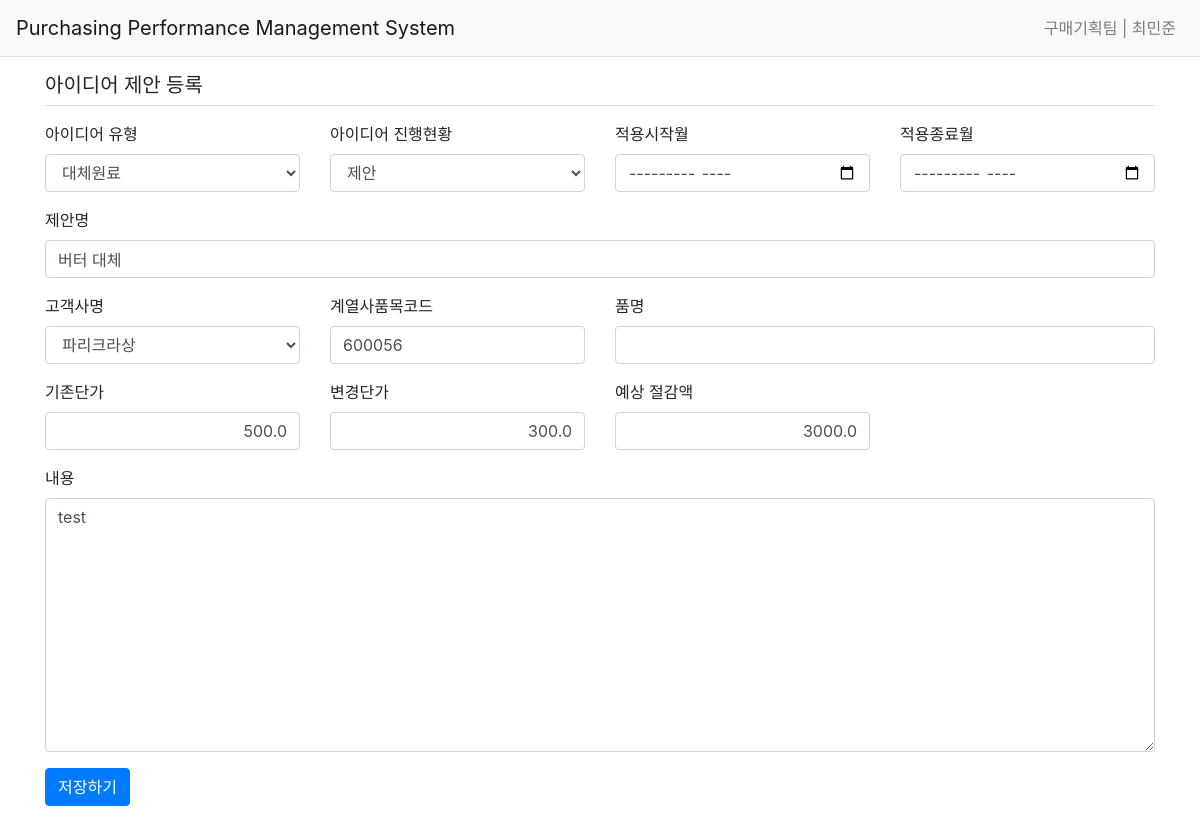
The app's page /idea/modify/4 (signed in) with its own data.
### pybo/models.py (models this page shows)
class User(db.Model):
    id = db.Column(db.Integer, primary_key=True)
    username = db.Column(db.String(150), unique=False, nullable=False)
    password = db.Column(db.String(200), nullable=False)
    email = db.Column(db.String(120), unique=True, nullable=False)
    userid = db.Column(db.String(150), unique=True, nullable=False)
    userteam = db.Column(db.String(30), nullable=False)

class Idea(db.Model):
    id = db.Column(db.Integer, primary_key=True)
    ideaNum = db.Column(db.String(30), unique=True, nullable=False) #new
    ideaType = db.Column(db.String(50), nullable=False) #new
    companyID = db.Column(db.String(10), nullable=False)
    companyName = db.Column(db.String(50), db.ForeignKey('company.companyName', ondelete='CASCADE'), nullable=False)
    company = db.relationship('Company')
    prodID = db.Column(db.String(30), nullable=False) #name change/ prod_ID to prodID
    prodName = db.Column(db.String(100), db.ForeignKey('product.prodName'))
    prod = db.relationship('Product')
    ideaTitle = db.Column(db.String(200), nullable=False) #name change / subject to ideaTitle
    ideaStatus = db.Column(db.String(30), nullable=True) # new
    effectBegin = db.Column(db.DateTime(), nullable=True) # new
    effectEnd = db.Column(db.DateTime(), nullable=True) # new
    priceBefore = db.Column(db.Float(), nullable=True) #new
    priceAfter = db.Column(db.Float(), nullable=True) #new
    estSavings = db.Column(db.Float(), nullable=True) #new
    content = db.Column(db.Text(), nullable=False)
    regDate = db.Column(db.DateTime(), nullable=False)
    userid = db.Column(db.String(150), nullable=False)
    userName = db.Column(db.Integer, db.ForeignKey('user.username', ondelete='CASCADE'), nullable=False)
    user = db.relationship('User', backref=db.backref('idea_set'))
    editDate = db.Column(db.DateTime(), nullable=True)
    voter = db.relationship('User', secondary=idea_voter, backref=db.backref('idea_voter_set'))

### pybo/views/idea_views.py (the view)
@bp.route('/modify/<int:idea_id>', methods=('GET', 'POST'))
@login_required
def modify(idea_id):
    idea = Idea.query.get_or_404(idea_id)
    if g.user != idea.user:
        flash('수정권한이 없습니다')
        return redirect(url_for('idea.detail', idea_id=idea_id))
    if request.method == 'POST':
        form = IdeaForm()
        if form.validate_on_submit():
            form.populate_obj(idea)
            idea.editDate = datetime.now()  # 수정일시 저장
            db.session.commit()
            return redirect(url_for('idea.detail', idea_id=idea_id))
    else:
        form = IdeaForm(obj=idea)
    return render_template('idea/idea_form.html', form=form)

### pybo/forms.py
class IdeaForm(FlaskForm):
    ideaType = StringField('고객사명', validators=[DataRequired('아이디어 유형을 선택하세요.')])
    ideaStatus = StringField('계열사품목코드', validators=[DataRequired('현재 아이디어 진행현황을 선택하세요.')])
    effectBegin = DateField('적용시작월', format='%Y-%m')
    effectEnd = DateField('적용종료월', format='%Y-%m')
    ideaTitle = StringField('제목', validators=[DataRequired('제목은 필수입력 항목입니다.')])
    companyID = StringField('고객사명', validators=[DataRequired('고객사명은 필수입력 항목입니다.')])
    prodID = StringField('계열사품목코드', validators=[DataRequired('계열사품목코드는 필수입력 항목입니다.')])
    priceBefore = FloatField('기존단가')
    priceAfter = FloatField('변경단가')
    estSavings = FloatField('예상절감액')
    content = TextAreaField('내용', validators=[DataRequired('내용은 필수입력 항목입니다.')])

### pybo/views/auth_views.py (called while the page is built)
@bp.before_app_request
def load_logged_in_user():
    userid = session.get('userid')
    if userid is None:
        g.user = None
    else:
        g.user = User.query.get(userid)

def login_required(view):
    @functools.wraps(view)
    def wrapped_view(**kwargs):
        if g.user is None:
            return redirect(url_for('auth.login'))
        return view(**kwargs)
    return wrapped_view

### pybo/templates/idea/idea_form.html (shortened to what this page needs)
{% extends 'base.html' %}
{% block content %}
<div class="container">
    <h5 class="my-3 border-bottom pb-2">아이디어 제안 등록</h5>
    <form method="post" class="post-form my-3">
        <div class="form-group">
            <div class="row">
                <div class="col-3">
                    <label for="ideaType">아이디어 유형</label>
                    <select class="form-control" name="ideaType" id="ideaType"
                        value="{{ form.ideaType.data or '' }}">
                        <option>대체원료</option>
                    </select>
                </div>
                <div class="col-3">
                    <label for="ideaStatus">아이디어 진행현황</label>
                    <select class="form-control" name="ideaStatus" id="ideaStatus"
                           value="{{ form.ideaStatus.data or '' }}">
                        <option>제안</option>
                    </select>
                </div>
                <div class="col-3">
                    <label for="effectBegin">적용시작월</label>
                    <input type="month" data-date-format="YYYY-MM" class="form-control" name="effectBegin" id="effectBegin"
                   value="{{ form.effectBegin.data or '' }}">
                </div>
                <div class="col-3">
                    <label for="effectEnd">적용종료월</label>
                    <input type="month" data-date-format="YYYY-MM" class="form-control" name="effectEnd" id="effectEnd"
                   value="{{ form.effectEnd.data or '' }}">
                </div>
            </div>
        </div>
        <div class="form-group">
            <label for="ideaTitle">제안명</label>
            <input type="text" class="form-control" name="ideaTitle" id="ideaTitle"
                   value="{{ form.ideaTitle.data or '' }}">
        </div>
        <div class="form-group">
            <div class="row">
                <div class="col-3 ">
                <label for="ideaTitle">고객사명</label>
                <select class="form-control" name="companyID" id="companyID"
                    value="{{ form.companyID.data or '' }}">
                    <option value="PC00">파리크라상</option>
                </select>
                </div>
                <div class="col-3">
                <label for="ideaTitle">계열사품목코드</label>
                <input type="text" class="form-control" name="prodID" id="prodID"
                    value="{{ form.prodID.data or '' }}">
                </div>
                <div class="col-6">
                    <label for="ideaTitle">품명</label>
                    <input type="text" class="form-control" name="prodName" id="prodName"
                        value="">
                </div>
            </div>
        </div>
        <div class="form-group">
            <div class="row">
                <div class="col-3">
                    <label for="priceBefore">기존단가</label>
                    <input type="text" style="text-align: right;" class="form-control" name="priceBefore" id="priceBefore"
                        value="{{ form.priceBefore.data or '' }}">
                </div>
                <div class="col-3">
                    <label for="priceAfter">변경단가</label>
                    <input type="text" style="text-align: right;" class="form-control" name="priceAfter" id="priceAfter"
                        value="{{ form.priceAfter.data or '' }}">
                </div>
                <div class="col-3">
                    <label for="estSavings">예상 절감액</label>
                    <input type="text" style="text-align: right;" class="form-control" name="estSavings" id="estSavings"
                        value="{{ form.estSavings.data or '' }}">
                </div>
            </div>
        </div>
        <div class="form-group">
            <label for="content">내용</label>
            <textarea class="form-control" name="content"
                      id="content" rows="10">{{ form.content.data or '' }}</textarea>
        </div>
        <button type="submit" class="btn btn-primary">저장하기</button>
    </form>
</div>
{% endblock %}

### pybo/templates/navbar.html (shortened to what this page needs)
<nav class="navbar navbar-expand-lg navbar-light bg-light border-bottom">
    <a class="navbar-brand" href="{{ url_for('main.index') }}">Purchasing Performance Management System</a>
    <div class="collapse navbar-collapse flex-grow-0 ml-auto" id="navbarNav">
        {% if g.user %}
        <ul class="navbar-nav">
            <li class="nav-item ">
                <a class="nav-link" href="{{ url_for('auth.logout') }}">{{ g.user.userteam }} | {{ g.user.username }}</a>
            </li>
        </ul>
        {% endif %}
    </div>
</nav>

### records on screen
User: user.userteam "구매기획팀", user.username "최민준"
Idea: ideaType "대체원료", ideaStatus "제안", ideaTitle "버터 대체", companyID "파리크라상", prodID "600056", priceBefore "500.0", priceAfter "300.0", estSavings "3000.0", content "test"
